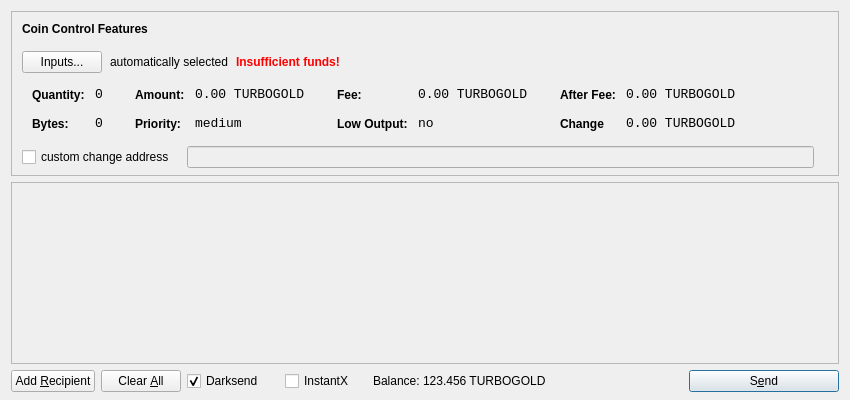
<?xml version="1.0" encoding="UTF-8"?>
<ui version="4.0">
 <class>SendCoinsDialog</class>
 <widget class="QDialog" name="SendCoinsDialog">
  <property name="geometry">
   <rect>
    <x>0</x>
    <y>0</y>
    <width>850</width>
    <height>400</height>
   </rect>
  </property>
  <property name="windowTitle">
   <string>Send Coins</string>
  </property>
  <layout class="QVBoxLayout" name="verticalLayout" stretch="0,1,0">
   <property name="bottomMargin">
    <number>8</number>
   </property>
   <item>
    <widget class="QFrame" name="frameCoinControl">
     <property name="sizePolicy">
      <sizepolicy hsizetype="Expanding" vsizetype="Expanding">
       <horstretch>0</horstretch>
       <verstretch>0</verstretch>
      </sizepolicy>
     </property>
     <property name="maximumSize">
      <size>
       <width>16777215</width>
       <height>16777215</height>
      </size>
     </property>
     <property name="frameShape">
      <enum>QFrame::StyledPanel</enum>
     </property>
     <property name="frameShadow">
      <enum>QFrame::Sunken</enum>
     </property>
     <layout class="QVBoxLayout" name="verticalLayoutCoinControl2">
      <property name="spacing">
       <number>-1</number>
      </property>
      <property name="leftMargin">
       <number>0</number>
      </property>
      <property name="topMargin">
       <number>0</number>
      </property>
      <property name="rightMargin">
       <number>0</number>
      </property>
      <property name="bottomMargin">
       <number>6</number>
      </property>
      <item>
       <layout class="QVBoxLayout" name="verticalLayoutCoinControl" stretch="0,0,0,0,1">
        <property name="spacing">
         <number>0</number>
        </property>
        <property name="leftMargin">
         <number>10</number>
        </property>
        <property name="topMargin">
         <number>10</number>
        </property>
        <item>
         <layout class="QHBoxLayout" name="horizontalLayoutCoinControl1">
          <property name="bottomMargin">
           <number>15</number>
          </property>
          <item>
           <widget class="QLabel" name="labelCoinControlFeatures">
            <property name="sizePolicy">
             <sizepolicy hsizetype="Preferred" vsizetype="Maximum">
              <horstretch>0</horstretch>
              <verstretch>0</verstretch>
             </sizepolicy>
            </property>
            <property name="font">
             <font>
              <weight>75</weight>
              <bold>true</bold>
             </font>
            </property>
            <property name="styleSheet">
             <string notr="true">font-weight:bold;</string>
            </property>
            <property name="text">
             <string>Coin Control Features</string>
            </property>
           </widget>
          </item>
         </layout>
        </item>
        <item>
         <layout class="QHBoxLayout" name="horizontalLayoutCoinControl2" stretch="0,0,0,0">
          <property name="spacing">
           <number>8</number>
          </property>
          <property name="bottomMargin">
           <number>10</number>
          </property>
          <item>
           <widget class="QPushButton" name="pushButtonCoinControl">
            <property name="styleSheet">
             <string notr="true"/>
            </property>
            <property name="text">
             <string>Inputs...</string>
            </property>
           </widget>
          </item>
          <item>
           <widget class="QLabel" name="labelCoinControlAutomaticallySelected">
            <property name="text">
             <string>automatically selected</string>
            </property>
            <property name="margin">
             <number>5</number>
            </property>
           </widget>
          </item>
          <item>
           <widget class="QLabel" name="labelCoinControlInsuffFunds">
            <property name="font">
             <font>
              <weight>75</weight>
              <bold>true</bold>
             </font>
            </property>
            <property name="styleSheet">
             <string notr="true">color:red;font-weight:bold;</string>
            </property>
            <property name="text">
             <string>Insufficient funds!</string>
            </property>
            <property name="margin">
             <number>5</number>
            </property>
           </widget>
          </item>
          <item>
           <spacer name="horizontalSpacerCoinControl">
            <property name="orientation">
             <enum>Qt::Horizontal</enum>
            </property>
            <property name="sizeHint" stdset="0">
             <size>
              <width>40</width>
              <height>1</height>
             </size>
            </property>
           </spacer>
          </item>
         </layout>
        </item>
        <item>
         <widget class="QWidget" name="widgetCoinControl" native="true">
          <property name="sizePolicy">
           <sizepolicy hsizetype="Preferred" vsizetype="Preferred">
            <horstretch>0</horstretch>
            <verstretch>0</verstretch>
           </sizepolicy>
          </property>
          <property name="minimumSize">
           <size>
            <width>0</width>
            <height>0</height>
           </size>
          </property>
          <property name="styleSheet">
           <string notr="true"/>
          </property>
          <layout class="QHBoxLayout" name="horizontalLayoutCoinControl5">
           <property name="margin">
            <number>0</number>
           </property>
           <item>
            <layout class="QHBoxLayout" name="horizontalLayoutCoinControl3" stretch="0,0,0,1">
             <property name="spacing">
              <number>20</number>
             </property>
             <property name="topMargin">
              <number>0</number>
             </property>
             <property name="bottomMargin">
              <number>10</number>
             </property>
             <item>
              <layout class="QFormLayout" name="formLayoutCoinControl1">
               <property name="horizontalSpacing">
                <number>10</number>
               </property>
               <property name="verticalSpacing">
                <number>14</number>
               </property>
               <property name="leftMargin">
                <number>10</number>
               </property>
               <property name="topMargin">
                <number>4</number>
               </property>
               <property name="rightMargin">
                <number>6</number>
               </property>
               <item row="0" column="0">
                <widget class="QLabel" name="labelCoinControlQuantityText">
                 <property name="styleSheet">
                  <string notr="true">font-weight:bold;</string>
                 </property>
                 <property name="text">
                  <string>Quantity:</string>
                 </property>
                 <property name="margin">
                  <number>0</number>
                 </property>
                </widget>
               </item>
               <item row="0" column="1">
                <widget class="QLabel" name="labelCoinControlQuantity">
                 <property name="font">
                  <font>
                   <family>Monospace</family>
                   <pointsize>10</pointsize>
                  </font>
                 </property>
                 <property name="cursor">
                  <cursorShape>IBeamCursor</cursorShape>
                 </property>
                 <property name="contextMenuPolicy">
                  <enum>Qt::ActionsContextMenu</enum>
                 </property>
                 <property name="text">
                  <string>0</string>
                 </property>
                 <property name="margin">
                  <number>0</number>
                 </property>
                 <property name="textInteractionFlags">
                  <set>Qt::LinksAccessibleByMouse|Qt::TextSelectableByKeyboard|Qt::TextSelectableByMouse</set>
                 </property>
                </widget>
               </item>
               <item row="1" column="0">
                <widget class="QLabel" name="labelCoinControlBytesText">
                 <property name="styleSheet">
                  <string notr="true">font-weight:bold;</string>
                 </property>
                 <property name="text">
                  <string>Bytes:</string>
                 </property>
                </widget>
               </item>
               <item row="1" column="1">
                <widget class="QLabel" name="labelCoinControlBytes">
                 <property name="font">
                  <font>
                   <family>Monospace</family>
                   <pointsize>10</pointsize>
                  </font>
                 </property>
                 <property name="cursor">
                  <cursorShape>IBeamCursor</cursorShape>
                 </property>
                 <property name="contextMenuPolicy">
                  <enum>Qt::ActionsContextMenu</enum>
                 </property>
                 <property name="text">
                  <string>0</string>
                 </property>
                 <property name="textInteractionFlags">
                  <set>Qt::LinksAccessibleByMouse|Qt::TextSelectableByKeyboard|Qt::TextSelectableByMouse</set>
                 </property>
                </widget>
               </item>
              </layout>
             </item>
             <item>
              <layout class="QFormLayout" name="formLayoutCoinControl2">
               <property name="horizontalSpacing">
                <number>10</number>
               </property>
               <property name="verticalSpacing">
                <number>14</number>
               </property>
               <property name="leftMargin">
                <number>6</number>
               </property>
               <property name="topMargin">
                <number>4</number>
               </property>
               <property name="rightMargin">
                <number>6</number>
               </property>
               <item row="0" column="0">
                <widget class="QLabel" name="labelCoinControlAmountText">
                 <property name="styleSheet">
                  <string notr="true">font-weight:bold;</string>
                 </property>
                 <property name="text">
                  <string>Amount:</string>
                 </property>
                 <property name="margin">
                  <number>0</number>
                 </property>
                </widget>
               </item>
               <item row="0" column="1">
                <widget class="QLabel" name="labelCoinControlAmount">
                 <property name="font">
                  <font>
                   <family>Monospace</family>
                   <pointsize>10</pointsize>
                  </font>
                 </property>
                 <property name="cursor">
                  <cursorShape>IBeamCursor</cursorShape>
                 </property>
                 <property name="contextMenuPolicy">
                  <enum>Qt::ActionsContextMenu</enum>
                 </property>
                 <property name="text">
                  <string>0.00 TURBOGOLD</string>
                 </property>
                 <property name="textInteractionFlags">
                  <set>Qt::LinksAccessibleByMouse|Qt::TextSelectableByKeyboard|Qt::TextSelectableByMouse</set>
                 </property>
                </widget>
               </item>
               <item row="1" column="0">
                <widget class="QLabel" name="labelCoinControlPriorityText">
                 <property name="styleSheet">
                  <string notr="true">font-weight:bold;</string>
                 </property>
                 <property name="text">
                  <string>Priority:</string>
                 </property>
                </widget>
               </item>
               <item row="1" column="1">
                <widget class="QLabel" name="labelCoinControlPriority">
                 <property name="font">
                  <font>
                   <family>Monospace</family>
                   <pointsize>10</pointsize>
                  </font>
                 </property>
                 <property name="cursor">
                  <cursorShape>IBeamCursor</cursorShape>
                 </property>
                 <property name="contextMenuPolicy">
                  <enum>Qt::ActionsContextMenu</enum>
                 </property>
                 <property name="text">
                  <string>medium</string>
                 </property>
                 <property name="textInteractionFlags">
                  <set>Qt::LinksAccessibleByMouse|Qt::TextSelectableByKeyboard|Qt::TextSelectableByMouse</set>
                 </property>
                </widget>
               </item>
              </layout>
             </item>
             <item>
              <layout class="QFormLayout" name="formLayoutCoinControl3">
               <property name="horizontalSpacing">
                <number>10</number>
               </property>
               <property name="verticalSpacing">
                <number>14</number>
               </property>
               <property name="leftMargin">
                <number>6</number>
               </property>
               <property name="topMargin">
                <number>4</number>
               </property>
               <property name="rightMargin">
                <number>6</number>
               </property>
               <item row="0" column="0">
                <widget class="QLabel" name="labelCoinControlFeeText">
                 <property name="styleSheet">
                  <string notr="true">font-weight:bold;</string>
                 </property>
                 <property name="text">
                  <string>Fee:</string>
                 </property>
                 <property name="margin">
                  <number>0</number>
                 </property>
                </widget>
               </item>
               <item row="0" column="1">
                <widget class="QLabel" name="labelCoinControlFee">
                 <property name="font">
                  <font>
                   <family>Monospace</family>
                   <pointsize>10</pointsize>
                  </font>
                 </property>
                 <property name="cursor">
                  <cursorShape>IBeamCursor</cursorShape>
                 </property>
                 <property name="contextMenuPolicy">
                  <enum>Qt::ActionsContextMenu</enum>
                 </property>
                 <property name="text">
                  <string>0.00 TURBOGOLD</string>
                 </property>
                 <property name="textInteractionFlags">
                  <set>Qt::LinksAccessibleByMouse|Qt::TextSelectableByKeyboard|Qt::TextSelectableByMouse</set>
                 </property>
                </widget>
               </item>
               <item row="1" column="0">
                <widget class="QLabel" name="labelCoinControlLowOutputText">
                 <property name="styleSheet">
                  <string notr="true">font-weight:bold;</string>
                 </property>
                 <property name="text">
                  <string>Low Output:</string>
                 </property>
                </widget>
               </item>
               <item row="1" column="1">
                <widget class="QLabel" name="labelCoinControlLowOutput">
                 <property name="font">
                  <font>
                   <family>Monospace</family>
                   <pointsize>10</pointsize>
                  </font>
                 </property>
                 <property name="cursor">
                  <cursorShape>IBeamCursor</cursorShape>
                 </property>
                 <property name="contextMenuPolicy">
                  <enum>Qt::ActionsContextMenu</enum>
                 </property>
                 <property name="text">
                  <string>no</string>
                 </property>
                 <property name="textInteractionFlags">
                  <set>Qt::LinksAccessibleByMouse|Qt::TextSelectableByKeyboard|Qt::TextSelectableByMouse</set>
                 </property>
                </widget>
               </item>
              </layout>
             </item>
             <item>
              <layout class="QFormLayout" name="formLayoutCoinControl4">
               <property name="horizontalSpacing">
                <number>10</number>
               </property>
               <property name="verticalSpacing">
                <number>14</number>
               </property>
               <property name="leftMargin">
                <number>6</number>
               </property>
               <property name="topMargin">
                <number>4</number>
               </property>
               <property name="rightMargin">
                <number>6</number>
               </property>
               <item row="0" column="0">
                <widget class="QLabel" name="labelCoinControlAfterFeeText">
                 <property name="styleSheet">
                  <string notr="true">font-weight:bold;</string>
                 </property>
                 <property name="text">
                  <string>After Fee:</string>
                 </property>
                 <property name="margin">
                  <number>0</number>
                 </property>
                </widget>
               </item>
               <item row="0" column="1">
                <widget class="QLabel" name="labelCoinControlAfterFee">
                 <property name="font">
                  <font>
                   <family>Monospace</family>
                   <pointsize>10</pointsize>
                  </font>
                 </property>
                 <property name="cursor">
                  <cursorShape>IBeamCursor</cursorShape>
                 </property>
                 <property name="contextMenuPolicy">
                  <enum>Qt::ActionsContextMenu</enum>
                 </property>
                 <property name="text">
                  <string>0.00 TURBOGOLD</string>
                 </property>
                 <property name="textInteractionFlags">
                  <set>Qt::LinksAccessibleByMouse|Qt::TextSelectableByKeyboard|Qt::TextSelectableByMouse</set>
                 </property>
                </widget>
               </item>
               <item row="1" column="0">
                <widget class="QLabel" name="labelCoinControlChangeText">
                 <property name="styleSheet">
                  <string notr="true">font-weight:bold;</string>
                 </property>
                 <property name="text">
                  <string>Change</string>
                 </property>
                </widget>
               </item>
               <item row="1" column="1">
                <widget class="QLabel" name="labelCoinControlChange">
                 <property name="font">
                  <font>
                   <family>Monospace</family>
                   <pointsize>10</pointsize>
                  </font>
                 </property>
                 <property name="cursor">
                  <cursorShape>IBeamCursor</cursorShape>
                 </property>
                 <property name="contextMenuPolicy">
                  <enum>Qt::ActionsContextMenu</enum>
                 </property>
                 <property name="text">
                  <string>0.00 TURBOGOLD</string>
                 </property>
                 <property name="textInteractionFlags">
                  <set>Qt::LinksAccessibleByMouse|Qt::TextSelectableByKeyboard|Qt::TextSelectableByMouse</set>
                 </property>
                </widget>
               </item>
              </layout>
             </item>
            </layout>
           </item>
          </layout>
         </widget>
        </item>
        <item>
         <layout class="QHBoxLayout" name="horizontalLayoutCoinControl4" stretch="0,0,0">
          <property name="spacing">
           <number>12</number>
          </property>
          <property name="sizeConstraint">
           <enum>QLayout::SetDefaultConstraint</enum>
          </property>
          <property name="topMargin">
           <number>5</number>
          </property>
          <property name="rightMargin">
           <number>5</number>
          </property>
          <item>
           <widget class="QCheckBox" name="checkBoxCoinControlChange">
            <property name="text">
             <string>custom change address</string>
            </property>
           </widget>
          </item>
          <item>
           <widget class="QLineEdit" name="lineEditCoinControlChange">
            <property name="enabled">
             <bool>false</bool>
            </property>
            <property name="sizePolicy">
             <sizepolicy hsizetype="Expanding" vsizetype="Fixed">
              <horstretch>0</horstretch>
              <verstretch>0</verstretch>
             </sizepolicy>
            </property>
           </widget>
          </item>
          <item>
           <widget class="QLabel" name="labelCoinControlChangeLabel">
            <property name="sizePolicy">
             <sizepolicy hsizetype="Preferred" vsizetype="Expanding">
              <horstretch>0</horstretch>
              <verstretch>0</verstretch>
             </sizepolicy>
            </property>
            <property name="minimumSize">
             <size>
              <width>0</width>
              <height>0</height>
             </size>
            </property>
            <property name="text">
             <string/>
            </property>
            <property name="margin">
             <number>3</number>
            </property>
           </widget>
          </item>
         </layout>
        </item>
        <item>
         <spacer name="verticalSpacerCoinControl">
          <property name="orientation">
           <enum>Qt::Vertical</enum>
          </property>
          <property name="sizeHint" stdset="0">
           <size>
            <width>800</width>
            <height>1</height>
           </size>
          </property>
         </spacer>
        </item>
       </layout>
      </item>
     </layout>
    </widget>
   </item>
   <item>
    <widget class="QScrollArea" name="scrollArea">
     <property name="widgetResizable">
      <bool>true</bool>
     </property>
     <widget class="QWidget" name="scrollAreaWidgetContents">
      <property name="geometry">
       <rect>
        <x>0</x>
        <y>0</y>
        <width>830</width>
        <height>165</height>
       </rect>
      </property>
      <layout class="QVBoxLayout" name="verticalLayout_2">
       <property name="margin">
        <number>0</number>
       </property>
       <item>
        <layout class="QVBoxLayout" name="entries">
         <property name="spacing">
          <number>6</number>
         </property>
        </layout>
       </item>
       <item>
        <spacer name="verticalSpacer">
         <property name="orientation">
          <enum>Qt::Vertical</enum>
         </property>
         <property name="sizeHint" stdset="0">
          <size>
           <width>20</width>
           <height>40</height>
          </size>
         </property>
        </spacer>
       </item>
      </layout>
     </widget>
    </widget>
   </item>
   <item>
    <layout class="QHBoxLayout" name="horizontalLayout">
     <item>
      <widget class="QPushButton" name="addButton">
       <property name="toolTip">
        <string>Send to multiple recipients at once</string>
       </property>
       <property name="text">
        <string>Add &amp;Recipient</string>
       </property>
       <property name="autoDefault">
        <bool>false</bool>
       </property>
      </widget>
     </item>
     <item>
      <widget class="QPushButton" name="clearButton">
       <property name="sizePolicy">
        <sizepolicy hsizetype="Minimum" vsizetype="Fixed">
         <horstretch>0</horstretch>
         <verstretch>0</verstretch>
        </sizepolicy>
       </property>
       <property name="toolTip">
        <string>Remove all transaction fields</string>
       </property>
       <property name="text">
        <string>Clear &amp;All</string>
       </property>
       <property name="autoRepeatDelay">
        <number>300</number>
       </property>
       <property name="autoDefault">
        <bool>false</bool>
       </property>
      </widget>
     </item>
     <item>
      <layout class="QHBoxLayout" name="horizontalLayout_2">
       <property name="spacing">
        <number>3</number>
       </property>
        <item>
        <widget class="QCheckBox" name="checkUseDarksend">
         <property name="minimumSize">
          <size>
           <width>95</width>
           <height>0</height>
          </size>
         </property>
         <property name="text">
          <string>Darksend</string>
         </property>
         <property name="checked">
          <bool>true</bool>
         </property>
        </widget>
       </item>
       <item>
        <widget class="QCheckBox" name="checkInstantX">
         <property name="enabled">
          <bool>true</bool>
         </property>
         <property name="minimumSize">
          <size>
           <width>85</width>
           <height>0</height>
          </size>
         </property>
         <property name="text">
          <string>InstantX</string>
         </property>
        </widget>
       </item>
       <item>
        <widget class="QLabel" name="label">
         <property name="sizePolicy">
          <sizepolicy hsizetype="Preferred" vsizetype="Fixed">
           <horstretch>0</horstretch>
           <verstretch>0</verstretch>
          </sizepolicy>
         </property>
         <property name="text">
          <string>Balance:</string>
         </property>
        </widget>
       </item>
       <item>
        <widget class="QLabel" name="labelBalance">
         <property name="sizePolicy">
          <sizepolicy hsizetype="Preferred" vsizetype="Fixed">
           <horstretch>0</horstretch>
           <verstretch>0</verstretch>
          </sizepolicy>
         </property>
         <property name="cursor">
          <cursorShape>IBeamCursor</cursorShape>
         </property>
         <property name="text">
          <string>123.456 TURBOGOLD</string>
         </property>
         <property name="textInteractionFlags">
          <set>Qt::LinksAccessibleByMouse|Qt::TextSelectableByKeyboard|Qt::TextSelectableByMouse</set>
         </property>
        </widget>
       </item>
      </layout>
     </item>
     <item>
      <spacer name="horizontalSpacer">
       <property name="orientation">
        <enum>Qt::Horizontal</enum>
       </property>
       <property name="sizeHint" stdset="0">
        <size>
         <width>40</width>
         <height>20</height>
        </size>
       </property>
      </spacer>
     </item>
     <item>
      <widget class="QPushButton" name="sendButton">
       <property name="minimumSize">
        <size>
         <width>150</width>
         <height>0</height>
        </size>
       </property>
       <property name="toolTip">
        <string>Confirm the send action</string>
       </property>
       <property name="text">
        <string>S&amp;end</string>
       </property>
       <property name="icon">
        <iconset resource="../bitcoin.qrc">
         <normaloff>:/icons/send</normaloff>:/icons/send</iconset>
       </property>
       <property name="default">
        <bool>true</bool>
       </property>
      </widget>
     </item>
    </layout>
   </item>
  </layout>
 </widget>
 <resources>
  <include location="../bitcoin.qrc"/>
 </resources>
 <connections/>
</ui>
